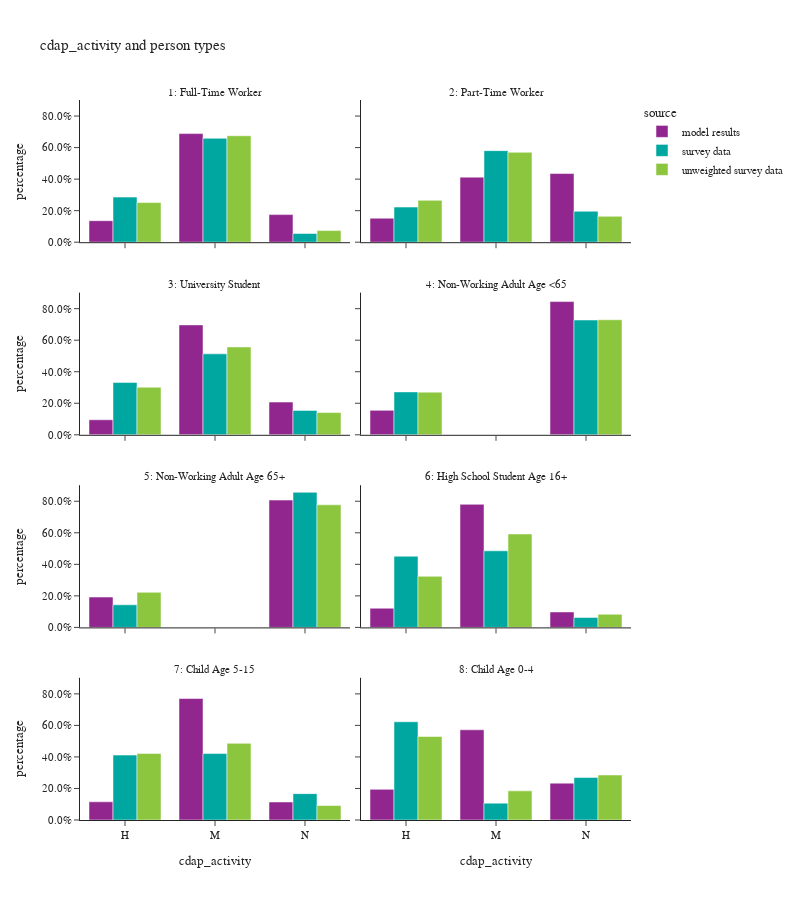

Write notebook code for a chart like this one.
### Markdown cell above
# CDAP activity by person type

### Code cell
df_plot = per_data.groupby(['source','ptype_des','cdap_activity'])['hh_weight_2017_2019'].sum().reset_index()
df_plot['percentage'] = df_plot.groupby(['source','ptype_des'], group_keys=False)['hh_weight_2017_2019'].\
    apply(lambda x: x / float(x.sum()))

fig = px.bar(df_plot, x="cdap_activity", y="percentage", color="source",barmode="group",
                facet_col="ptype_des", facet_col_wrap=2,
                title="cdap_activity and person types")
fig.for_each_annotation(lambda a: a.update(text = a.text.split("=")[-1]))
fig.for_each_yaxis(lambda a: a.update(tickformat = ".1%"))
fig.update_layout(height=900, width=800)
fig.show()

### Figure 1 — Plotly figure (JSON) as saved in the notebook; plotly's stock layout.template omitted (floating-point values rounded to 4 significant figures)
{"data": [{"alignmentgroup": "True", "hovertemplate": "source=model results<br>ptype_des=1: Full-Time Worker<br>cdap_activity=%{x}<br>percentage=%{y}<extra></extra>", "legendgroup": "model results", "marker": {"color": "#91268F", "pattern": {"shape": ""}}, "name": "model results", "offsetgroup": "model results", "orientation": "v", "showlegend": true, "textposition": "auto", "type": "bar", "x": ["H", "M", "N"], "xaxis": "x7", "y": [0.1363, 0.6887, 0.175], "yaxis": "y7"}, {"alignmentgroup": "True", "hovertemplate": "source=model results<br>ptype_des=2: Part-Time Worker<br>cdap_activity=%{x}<br>percentage=%{y}<extra></extra>", "legendgroup": "model results", "marker": {"color": "#91268F", "pattern": {"shape": ""}}, "name": "model results", "offsetgroup": "model results", "orientation": "v", "showlegend": false, "textposition": "auto", "type": "bar", "x": ["H", "M", "N"], "xaxis": "x8", "y": [0.1521, 0.4125, 0.4353], "yaxis": "y8"}, {"alignmentgroup": "True", "hovertemplate": "source=model results<br>ptype_des=3: University Student<br>cdap_activity=%{x}<br>percentage=%{y}<extra></extra>", "legendgroup": "model results", "marker": {"color": "#91268F", "pattern": {"shape": ""}}, "name": "model results", "offsetgroup": "model results", "orientation": "v", "showlegend": false, "textposition": "auto", "type": "bar", "x": ["H", "M", "N"], "xaxis": "x5", "y": [0.0954, 0.697, 0.2076], "yaxis": "y5"}, {"alignmentgroup": "True", "hovertemplate": "source=model results<br>ptype_des=4: Non-Working Adult Age <65<br>cdap_activity=%{x}<br>percentage=%{y}<extra></extra>", "legendgroup": "model results", "marker": {"color": "#91268F", "pattern": {"shape": ""}}, "name": "model results", "offsetgroup": "model results", "orientation": "v", "showlegend": false, "textposition": "auto", "type": "bar", "x": ["H", "N"], "xaxis": "x6", "y": [0.1551, 0.8449], "yaxis": "y6"}, {"alignmentgroup": "True", "hovertemplate": "source=model results<br>ptype_des=5: Non-Working Adult Age 65+<br>cdap_activity=%{x}<br>percentage=%{y}<extra></extra>", "legendgroup": "model results", "marker": {"color": "#91268F", "pattern": {"shape": ""}}, "name": "model results", "offsetgroup": "model results", "orientation": "v", "showlegend": false, "textposition": "auto", "type": "bar", "x": ["H", "N"], "xaxis": "x3", "y": [0.1925, 0.8075], "yaxis": "y3"}, {"alignmentgroup": "True", "hovertemplate": "source=model results<br>ptype_des=6: High School Student Age 16+<br>cdap_activity=%{x}<br>percentage=%{y}<extra></extra>", "legendgroup": "model results", "marker": {"color": "#91268F", "pattern": {"shape": ""}}, "name": "model results", "offsetgroup": "model results", "orientation": "v", "showlegend": false, "textposition": "auto", "type": "bar", "x": ["H", "M", "N"], "xaxis": "x4", "y": [0.1217, 0.7804, 0.0979], "yaxis": "y4"}, {"alignmentgroup": "True", "hovertemplate": "source=model results<br>ptype_des=7: Child Age 5-15<br>cdap_activity=%{x}<br>percentage=%{y}<extra></extra>", "legendgroup": "model results", "marker": {"color": "#91268F", "pattern": {"shape": ""}}, "name": "model results", "offsetgroup": "model results", "orientation": "v", "showlegend": false, "textposition": "auto", "type": "bar", "x": ["H", "M", "N"], "xaxis": "x", "y": [0.1155, 0.7703, 0.1142], "yaxis": "y"}, {"alignmentgroup": "True", "hovertemplate": "source=model results<br>ptype_des=8: Child Age 0-4<br>cdap_activity=%{x}<br>percentage=%{y}<extra></extra>", "legendgroup": "model results", "marker": {"color": "#91268F", "pattern": {"shape": ""}}, "name": "model results", "offsetgroup": "model results", "orientation": "v", "showlegend": false, "textposition": "auto", "type": "bar", "x": ["H", "M", "N"], "xaxis": "x2", "y": [0.1943, 0.5721, 0.2336], "yaxis": "y2"}, {"alignmentgroup": "True", "hovertemplate": "source=survey data<br>ptype_des=1: Full-Time Worker<br>cdap_activity=%{x}<br>percentage=%{y}<extra></extra>", "legendgroup": "survey data", "marker": {"color": "#00A7A0", "pattern": {"shape": ""}}, "name": "survey data", "offsetgroup": "survey data", "orientation": "v", "showlegend": true, "textposition": "auto", "type": "bar", "x": ["H", "M", "N"], "xaxis": "x7", "y": [0.2861, 0.6588, 0.05506], "yaxis": "y7"}, {"alignmentgroup": "True", "hovertemplate": "source=survey data<br>ptype_des=2: Part-Time Worker<br>cdap_activity=%{x}<br>percentage=%{y}<extra></extra>", "legendgroup": "survey data", "marker": {"color": "#00A7A0", "pattern": {"shape": ""}}, "name": "survey data", "offsetgroup": "survey data", "orientation": "v", "showlegend": false, "textposition": "auto", "type": "bar", "x": ["H", "M", "N"], "xaxis": "x8", "y": [0.2229, 0.5808, 0.1963], "yaxis": "y8"}, {"alignmentgroup": "True", "hovertemplate": "source=survey data<br>ptype_des=3: University Student<br>cdap_activity=%{x}<br>percentage=%{y}<extra></extra>", "legendgroup": "survey data", "marker": {"color": "#00A7A0", "pattern": {"shape": ""}}, "name": "survey data", "offsetgroup": "survey data", "orientation": "v", "showlegend": false, "textposition": "auto", "type": "bar", "x": ["H", "M", "N"], "xaxis": "x5", "y": [0.3321, 0.5134, 0.1544], "yaxis": "y5"}, {"alignmentgroup": "True", "hovertemplate": "source=survey data<br>ptype_des=4: Non-Working Adult Age <65<br>cdap_activity=%{x}<br>percentage=%{y}<extra></extra>", "legendgroup": "survey data", "marker": {"color": "#00A7A0", "pattern": {"shape": ""}}, "name": "survey data", "offsetgroup": "survey data", "orientation": "v", "showlegend": false, "textposition": "auto", "type": "bar", "x": ["H", "N"], "xaxis": "x6", "y": [0.2721, 0.7279], "yaxis": "y6"}, {"alignmentgroup": "True", "hovertemplate": "source=survey data<br>ptype_des=5: Non-Working Adult Age 65+<br>cdap_activity=%{x}<br>percentage=%{y}<extra></extra>", "legendgroup": "survey data", "marker": {"color": "#00A7A0", "pattern": {"shape": ""}}, "name": "survey data", "offsetgroup": "survey data", "orientation": "v", "showlegend": false, "textposition": "auto", "type": "bar", "x": ["H", "N"], "xaxis": "x3", "y": [0.1433, 0.8567], "yaxis": "y3"}, {"alignmentgroup": "True", "hovertemplate": "source=survey data<br>ptype_des=6: High School Student Age 16+<br>cdap_activity=%{x}<br>percentage=%{y}<extra></extra>", "legendgroup": "survey data", "marker": {"color": "#00A7A0", "pattern": {"shape": ""}}, "name": "survey data", "offsetgroup": "survey data", "orientation": "v", "showlegend": false, "textposition": "auto", "type": "bar", "x": ["H", "M", "N"], "xaxis": "x4", "y": [0.4513, 0.4855, 0.06319], "yaxis": "y4"}, {"alignmentgroup": "True", "hovertemplate": "source=survey data<br>ptype_des=7: Child Age 5-15<br>cdap_activity=%{x}<br>percentage=%{y}<extra></extra>", "legendgroup": "survey data", "marker": {"color": "#00A7A0", "pattern": {"shape": ""}}, "name": "survey data", "offsetgroup": "survey data", "orientation": "v", "showlegend": false, "textposition": "auto", "type": "bar", "x": ["H", "M", "N"], "xaxis": "x", "y": [0.4116, 0.4212, 0.1672], "yaxis": "y"}, {"alignmentgroup": "True", "hovertemplate": "source=survey data<br>ptype_des=8: Child Age 0-4<br>cdap_activity=%{x}<br>percentage=%{y}<extra></extra>", "legendgroup": "survey data", "marker": {"color": "#00A7A0", "pattern": {"shape": ""}}, "name": "survey data", "offsetgroup": "survey data", "orientation": "v", "showlegend": false, "textposition": "auto", "type": "bar", "x": ["H", "M", "N"], "xaxis": "x2", "y": [0.6231, 0.107, 0.27], "yaxis": "y2"}, {"alignmentgroup": "True", "hovertemplate": "source=unweighted survey data<br>ptype_des=1: Full-Time Worker<br>cdap_activity=%{x}<br>percentage=%{y}<extra></extra>", "legendgroup": "unweighted survey data", "marker": {"color": "#8CC63E", "pattern": {"shape": ""}}, "name": "unweighted survey data", "offsetgroup": "unweighted survey data", "orientation": "v", "showlegend": true, "textposition": "auto", "type": "bar", "x": ["H", "M", "N"], "xaxis": "x7", "y": [0.2512, 0.6752, 0.0736], "yaxis": "y7"}, {"alignmentgroup": "True", "hovertemplate": "source=unweighted survey data<br>ptype_des=2: Part-Time Worker<br>cdap_activity=%{x}<br>percentage=%{y}<extra></extra>", "legendgroup": "unweighted survey data", "marker": {"color": "#8CC63E", "pattern": {"shape": ""}}, "name": "unweighted survey data", "offsetgroup": "unweighted survey data", "orientation": "v", "showlegend": false, "textposition": "auto", "type": "bar", "x": ["H", "M", "N"], "xaxis": "x8", "y": [0.2655, 0.5701, 0.1644], "yaxis": "y8"}, {"alignmentgroup": "True", "hovertemplate": "source=unweighted survey data<br>ptype_des=3: University Student<br>cdap_activity=%{x}<br>percentage=%{y}<extra></extra>", "legendgroup": "unweighted survey data", "marker": {"color": "#8CC63E", "pattern": {"shape": ""}}, "name": "unweighted survey data", "offsetgroup": "unweighted survey data", "orientation": "v", "showlegend": false, "textposition": "auto", "type": "bar", "x": ["H", "M", "N"], "xaxis": "x5", "y": [0.3017, 0.5571, 0.1412], "yaxis": "y5"}, {"alignmentgroup": "True", "hovertemplate": "source=unweighted survey data<br>ptype_des=4: Non-Working Adult Age <65<br>cdap_activity=%{x}<br>percentage=%{y}<extra></extra>", "legendgroup": "unweighted survey data", "marker": {"color": "#8CC63E", "pattern": {"shape": ""}}, "name": "unweighted survey data", "offsetgroup": "unweighted survey data", "orientation": "v", "showlegend": false, "textposition": "auto", "type": "bar", "x": ["H", "N"], "xaxis": "x6", "y": [0.2705, 0.7295], "yaxis": "y6"}, {"alignmentgroup": "True", "hovertemplate": "source=unweighted survey data<br>ptype_des=5: Non-Working Adult Age 65+<br>cdap_activity=%{x}<br>percentage=%{y}<extra></extra>", "legendgroup": "unweighted survey data", "marker": {"color": "#8CC63E", "pattern": {"shape": ""}}, "name": "unweighted survey data", "offsetgroup": "unweighted survey data", "orientation": "v", "showlegend": false, "textposition": "auto", "type": "bar", "x": ["H", "N"], "xaxis": "x3", "y": [0.2224, 0.7776], "yaxis": "y3"}, {"alignmentgroup": "True", "hovertemplate": "source=unweighted survey data<br>ptype_des=6: High School Student Age 16+<br>cdap_activity=%{x}<br>percentage=%{y}<extra></extra>", "legendgroup": "unweighted survey data", "marker": {"color": "#8CC63E", "pattern": {"shape": ""}}, "name": "unweighted survey data", "offsetgroup": "unweighted survey data", "orientation": "v", "showlegend": false, "textposition": "auto", "type": "bar", "x": ["H", "M", "N"], "xaxis": "x4", "y": [0.3241, 0.5926, 0.08333], "yaxis": "y4"}, {"alignmentgroup": "True", "hovertemplate": "source=unweighted survey data<br>ptype_des=7: Child Age 5-15<br>cdap_activity=%{x}<br>percentage=%{y}<extra></extra>", "legendgroup": "unweighted survey data", "marker": {"color": "#8CC63E", "pattern": {"shape": ""}}, "name": "unweighted survey data", "offsetgroup": "unweighted survey data", "orientation": "v", "showlegend": false, "textposition": "auto", "type": "bar", "x": ["H", "M", "N"], "xaxis": "x", "y": [0.4221, 0.4862, 0.0917], "yaxis": "y"}, {"alignmentgroup": "True", "hovertemplate": "source=unweighted survey data<br>ptype_des=8: Child Age 0-4<br>cdap_activity=%{x}<br>percentage=%{y}<extra></extra>", "legendgroup": "unweighted survey data", "marker": {"color": "#8CC63E", "pattern": {"shape": ""}}, "name": "unweighted survey data", "offsetgroup": "unweighted survey data", "orientation": "v", "showlegend": false, "textposition": "auto", "type": "bar", "x": ["H", "M", "N"], "xaxis": "x2", "y": [0.5298, 0.1848, 0.2854], "yaxis": "y2"}], "layout": {"annotations": [{"font": {}, "showarrow": false, "text": "7: Child Age 5-15", "x": 0.245, "xanchor": "center", "xref": "paper", "y": 0.1975, "yanchor": "bottom", "yref": "paper"}, {"font": {}, "showarrow": false, "text": "8: Child Age 0-4", "x": 0.755, "xanchor": "center", "xref": "paper", "y": 0.1975, "yanchor": "bottom", "yref": "paper"}, {"font": {}, "showarrow": false, "text": "5: Non-Working Adult Age 65+", "x": 0.245, "xanchor": "center", "xref": "paper", "y": 0.465, "yanchor": "bottom", "yref": "paper"}, {"font": {}, "showarrow": false, "text": "6: High School Student Age 16+", "x": 0.755, "xanchor": "center", "xref": "paper", "y": 0.465, "yanchor": "bottom", "yref": "paper"}, {"font": {}, "showarrow": false, "text": "3: University Student", "x": 0.245, "xanchor": "center", "xref": "paper", "y": 0.7325, "yanchor": "bottom", "yref": "paper"}, {"font": {}, "showarrow": false, "text": "4: Non-Working Adult Age <65", "x": 0.755, "xanchor": "center", "xref": "paper", "y": 0.7325, "yanchor": "bottom", "yref": "paper"}, {"font": {}, "showarrow": false, "text": "1: Full-Time Worker", "x": 0.245, "xanchor": "center", "xref": "paper", "y": 1.0, "yanchor": "bottom", "yref": "paper"}, {"font": {}, "showarrow": false, "text": "2: Part-Time Worker", "x": 0.755, "xanchor": "center", "xref": "paper", "y": 1.0, "yanchor": "bottom", "yref": "paper"}], "barmode": "group", "height": 900, "legend": {"title": {"text": "source"}, "tracegroupgap": 0}, "title": {"text": "cdap_activity and person types"}, "width": 800, "xaxis": {"anchor": "y", "domain": [0.0, 0.49], "title": {"text": "cdap_activity"}}, "xaxis2": {"anchor": "y2", "domain": [0.51, 1.0], "matches": "x", "title": {"text": "cdap_activity"}}, "xaxis3": {"anchor": "y3", "domain": [0.0, 0.49], "matches": "x", "showticklabels": false}, "xaxis4": {"anchor": "y4", "domain": [0.51, 1.0], "matches": "x", "showticklabels": false}, "xaxis5": {"anchor": "y5", "domain": [0.0, 0.49], "matches": "x", "showticklabels": false}, "xaxis6": {"anchor": "y6", "domain": [0.51, 1.0], "matches": "x", "showticklabels": false}, "xaxis7": {"anchor": "y7", "domain": [0.0, 0.49], "matches": "x", "showticklabels": false}, "xaxis8": {"anchor": "y8", "domain": [0.51, 1.0], "matches": "x", "showticklabels": false}, "yaxis": {"anchor": "x", "domain": [0.0, 0.1975], "tickformat": ".1%", "title": {"text": "percentage"}}, "yaxis2": {"anchor": "x2", "domain": [0.0, 0.1975], "matches": "y", "showticklabels": false, "tickformat": ".1%"}, "yaxis3": {"anchor": "x3", "domain": [0.2675, 0.465], "matches": "y", "tickformat": ".1%", "title": {"text": "percentage"}}, "yaxis4": {"anchor": "x4", "domain": [0.2675, 0.465], "matches": "y", "showticklabels": false, "tickformat": ".1%"}, "yaxis5": {"anchor": "x5", "domain": [0.535, 0.7325], "matches": "y", "tickformat": ".1%", "title": {"text": "percentage"}}, "yaxis6": {"anchor": "x6", "domain": [0.535, 0.7325], "matches": "y", "showticklabels": false, "tickformat": ".1%"}, "yaxis7": {"anchor": "x7", "domain": [0.8025, 1.0], "matches": "y", "tickformat": ".1%", "title": {"text": "percentage"}}, "yaxis8": {"anchor": "x8", "domain": [0.8025, 1.0], "matches": "y", "showticklabels": false, "tickformat": ".1%"}}}
